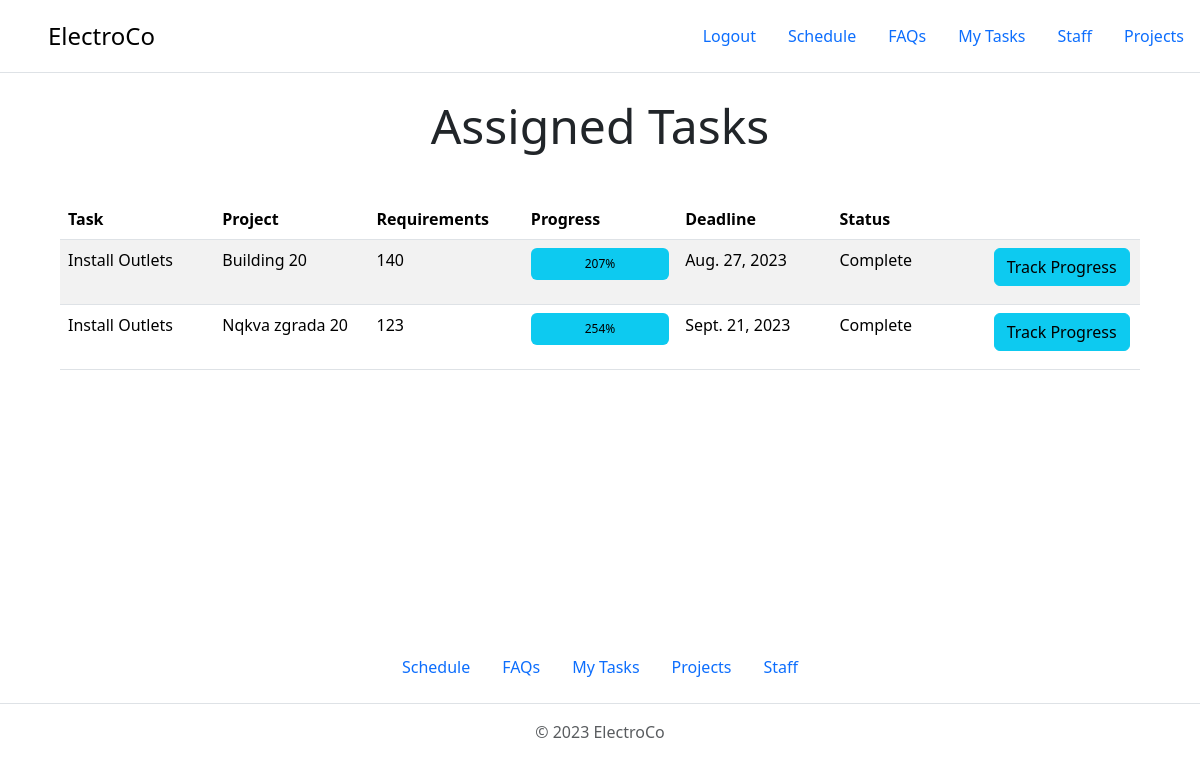
Screenshot of /worker-tasks/barack-obama (signed in) with the database file from the repository.
### ProjectManagement/projects/models.py (models this page shows, shortened)
class Task(models.Model):
    project = models.ForeignKey(Project, on_delete=models.CASCADE, null=True)
    workers = models.ManyToManyField(WorkerUser, related_name='tasks')
    task_category = models.ForeignKey(TaskCategory, on_delete=models.SET_NULL, null=True, blank=False)
    requirement = models.IntegerField(
        validators=[MinValueValidator(1)],
        blank=False,
        null=False,
    )
    date_added = models.DateField(auto_now_add=True)
    deadline = models.DateField(blank=False, null=False)
    complete = models.BooleanField(default=False)
    work_done = models.PositiveIntegerField(default=0, validators=[MinValueValidator(0)])
    slug = models.SlugField(unique=False, blank=True)
    description = models.TextField(max_length=300, blank=True)
    @property
    def progress(self):
        percent = (self.work_done / int(self.requirement)) * 100
        return f'{percent:.0f}'

class TaskCategory(models.Model):
    CHOICES = (
        ('METERS', 'Meters'),
        ('NUMBER', 'Number'),
    )
    name = models.CharField(max_length=30, blank=False, null=False)
    unit = models.CharField(choices=CHOICES, max_length=100, blank=False, null=False)
    action = models.CharField(max_length=30, blank=True)
    item = models.CharField(max_length=30, blank=True)
    def __str__(self):
        return self.name

class Project(models.Model):
    project_name = models.CharField(max_length=120, blank=False, null=False, unique=True)
    address = models.CharField(max_length=120, blank=False, null=False, unique=True)
    client = models.ForeignKey(Client, on_delete=models.SET_NULL, blank=False, null=True)
    slug = models.SlugField(unique=True, blank=True)
    def __str__(self):
        return self.project_name

### ProjectManagement/projects/views.py (the view)
# urls.py: path('worker-tasks/<slug:slug>', views.projects_worker_tasks_page_view, name='projects-worker-tasks-page'),
@login_required()
def projects_worker_tasks_page_view(request, slug):
    worker = WorkerUser.objects.get(slug=slug)
    tasks = Task.objects.all().filter(workers=worker)
    context = {
        'worker': worker,
        'tasks': tasks,
    }
    return render(request, 'projects/projects-worker-tasks-page.html', context)

### templates/projects/projects-worker-tasks-page.html (shortened to what this page needs)
{% extends 'base.html' %}
{% load static %}
{% block content %}
    <p class="display-5" style="margin: 0 auto 34px auto;">Assigned Tasks</p>
    <table class="table table-striped" style="margin: 10px auto;
                max-width: 90%;table-layout: fixed">
        <thead>
        <tr>
            <th scope="col">Task</th>
            <th scope="col">Project</th>
            <th scope="col">Requirements</th>
            <th scope="col">Progress</th>
            <th scope="col">Deadline</th>
            <th scope="col">Status</th>
            <th scope="col"></th>
        </tr>
        </thead>
        <tbody>
        {% for task in tasks %}
            <tr class="task-tr" data-pk="{{ task.pk }}" data-deadline="{{ task.deadline }}">
                <td>{{ task.task_category }}</td>
                <td>{{ task.project }}</td>
                <td>{{ task.requirement }}
                </td>
                <td>
                    <div style="height: 32px;" class="progress mb-3" role="progressbar"
                         aria-label="Info example with label"
                         aria-valuenow="{{ task.progress }}" aria-valuemin="0" aria-valuemax="100">
                        <div class="progress-bar text-bg-info"
                             style="width: {{ task.progress }}%;">{{ task.progress }}%
                        </div>
                    </div>
                </td>
                <td>
                    {{ task.deadline }}
                </td>
                <td>
                    {% if task.complete %}
                        Complete
                    {% else %}
                        Incomplete
                    {% endif %}
                </td>
                <td>
                    <button class="btn btn-info track-progress-btn" data-pk="{{ task.pk }}">Track Progress</button>
                </td>
            </tr>
        {% endfor %}
        </tbody>
    </table>
{% endblock %}

### rows the page displays
Task: task_category "Install Outlets", project "Building 20", requirement "140", progress "207", deadline "Aug. 27, 2023", complete "Complete"
Task: task_category "Install Outlets", project "Nqkva zgrada 20", requirement "123", progress "254", deadline "Sept. 21, 2023", complete "Complete"
